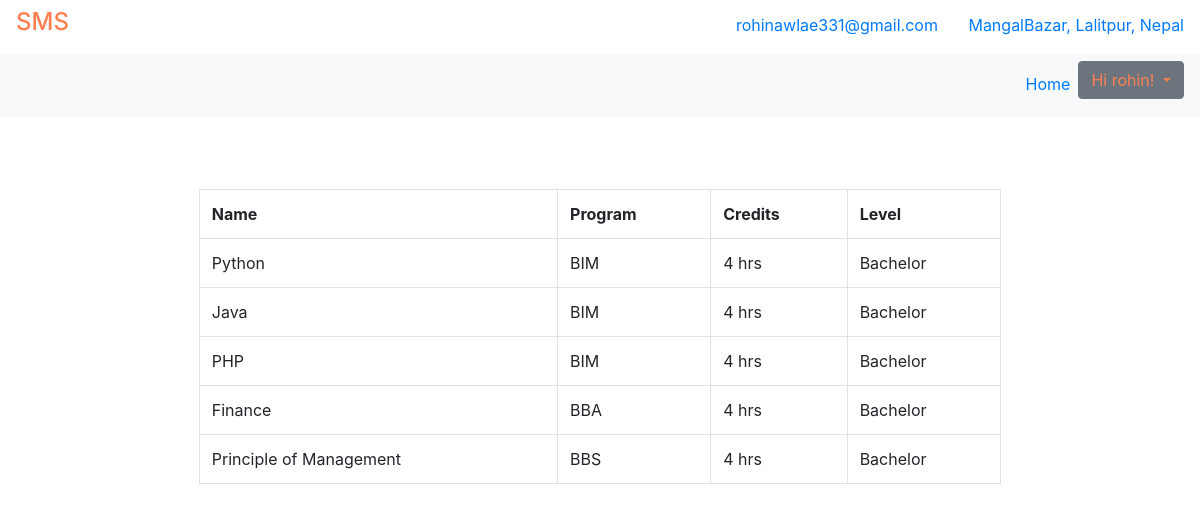
Page /course/ (signed in) on the committed database.
### Student/models.py (models this page shows, shortened)
class Course(models.Model):
    name = models.CharField(max_length=100)
    summary = models.TextField(max_length=600, null=True, blank=True)
    program = models.ForeignKey(Program, on_delete=models.CASCADE)
    credits = models.IntegerField(null=True, default=0)
    semester = models.IntegerField(choices=SEMESTER, default=1)
    level = models.CharField(max_length=100, choices=LEVELS, default='Bachelor')

class Program(models.Model):
    name = models.CharField(max_length=150)
    summary = models.TextField(null=True, blank=True)
    def __str__(self):
        return self.name

### Student/views.py (the view)
# urls.py: path('course/', views.course, name='view_course'),
@login_required()
def course(request):
    cou = Course.objects.all()
    args = {'course': cou}
    return render(request, 'Student/course.html', args)

### Student/templates/Student/course.html
{% extends 'Student/layout.html' %}
{% block content %}
    <div class="container mx-auto mt-4">
        <div class="row mx-auto">
                <div class="col-md-9 mx-auto mt-5">
                    <table class="table table-bordered" >
                    <th>Name</th>
                    <th>Program</th>
                    <th>Credits</th>
                    <th>Level</th>
                    {% for assi in course %}
                        <tr>
                            <td> {{ assi.name }}</td>
                            <td> {{ assi.program }}</td>
                            <td> {{ assi.credits }} hrs</td>
                            <td> {{ assi.level }}</td>
                        </tr>
                    {% endfor %}
                    </table>
                </div>
        </div>
    </div>
{% endblock %}

### Student/templates/Student/layout.html (shortened to what this page needs)
<!DOCTYPE html>
<html lang="en">
<head>
    {% load static %}
    <link rel="stylesheet" href="{% static 'css/bootstrap.min.css' %}">
    <link rel="stylesheet" href="{% static 'css/font-awesome.min.css' %}">
</head>
<body>
	<div class="navbar bg-default">
			<a href="/" class="site-logo"><h4 style="color:coral">SMS</h4></a>
			<ul class="navbar-nav ml-auto">
				<li class="nav-item">
					<i class="nav-link fa fa-envelope" style="color:coral"></i>&nbsp;<span class="text-primary">rohinawlae331@gmail.com</span>&nbsp;&nbsp;
                    <i class="nav-link fa fa-map-marker" style="color:coral"></i>&nbsp;<span class="text-primary">MangalBazar, Lalitpur, Nepal</span>
				</li>
			</ul>
	</div>
    <nav class="navbar navbar-expand-lg navbar-light bg-light">
        <div class="collapse navbar-collapse" id="navbarNav">
            <ul class="navbar-nav ml-auto text-primary">
                <li class="nav-item">
                    <a class="nav-link text-primary" href="/"><i class="nav-link fa fa-home" style="color:coral"></i>&nbsp;Home<span class="sr-only">(current)</span></a>
                </li>
                {% if user.is_authenticated %}
                    <li class="nav-item">
                        <div class="dropdown">
                            <button class="btn btn-secondary dropdown-toggle" style="color:coral" type="button" id="dropdownMenuButton" data-toggle="dropdown" aria-haspopup="true" aria-expanded="false">
                                Hi {{ user.username }}!
                            </button>
                        </div>
                    </li>
                {% endif  %}
            </ul>
        </div>
    </nav>
{% block content %}
{% endblock %}
</body>
</html>

### rows in the picture
Course: name "Python", program "BIM", credits "4", level "Bachelor"
Course: name "Java", program "BIM", credits "4", level "Bachelor"
Course: name "PHP", program "BIM", credits "4", level "Bachelor"
Course: name "Finance", program "BBA", credits "4", level "Bachelor"
Course: name "Principle of Management", program "BBS", credits "4", level "Bachelor"

### other values in the picture
{{ user.username }} "rohin"
